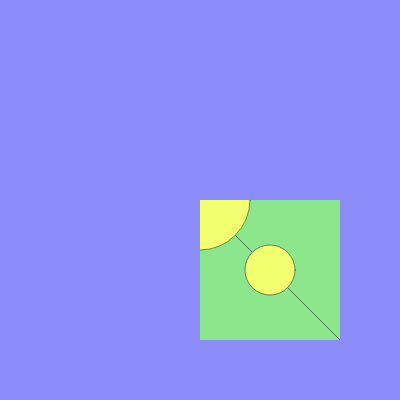
Frame 1 (no input)
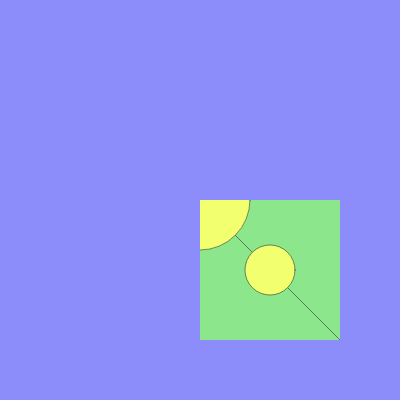
Frame 60 (no input)
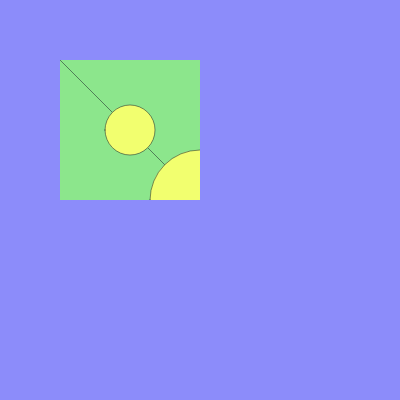
Frame 120 (the mouse pressed at the canvas centre since frame 60)

The p5.js sketch that drew these frames (run headless with seeded random() and noise() and a simulated clock; from frame 60 on, the mouse is pressed at the canvas centre):

// p5.js sketch
// ── sketch.js
let graphics;

function setup() {
  createCanvas(400, 400);
  graphics = createGraphics(140, 140);
  angleMode(DEGREES);
}

function draw() {
  background('#8c8cfa');
  graphics.background('#8ce68c');
  graphics.strokeWeight(0.5);
  graphics.line(0, 0, graphics.width, graphics.height);
  graphics.stroke('#131721');
  graphics.fill('#f2ff6f');
  graphics.ellipse(0, 0, 100, 100);
  graphics.ellipse(width * 0.175, height * 0.175, 50, 50);

  push();
  translate(width / 2, height / 2);
  rotate(map(mouseX, 0, width, 0, 360));
  image(graphics, 0, 0);
  pop();
}
